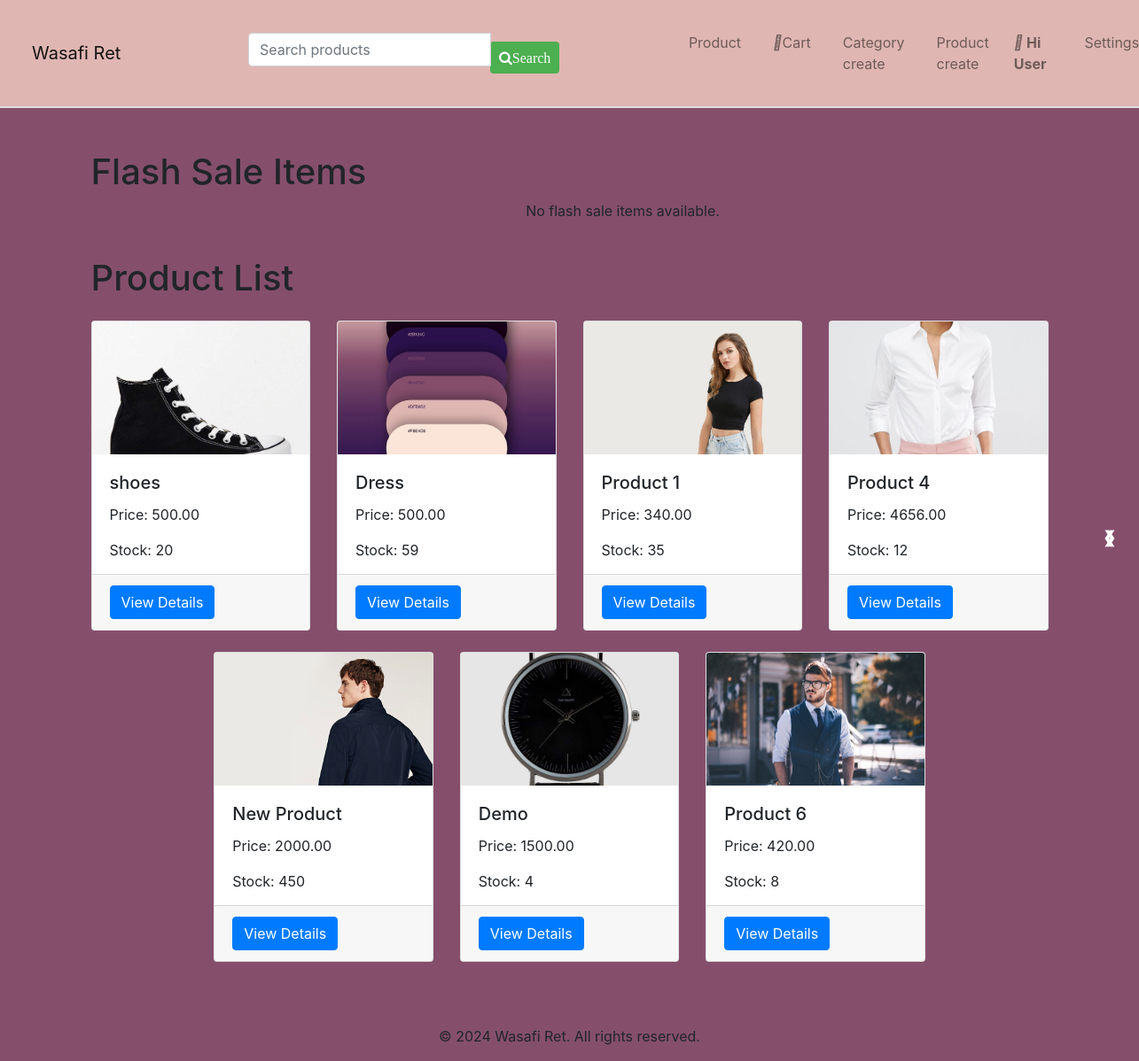
The app's page /, older data.
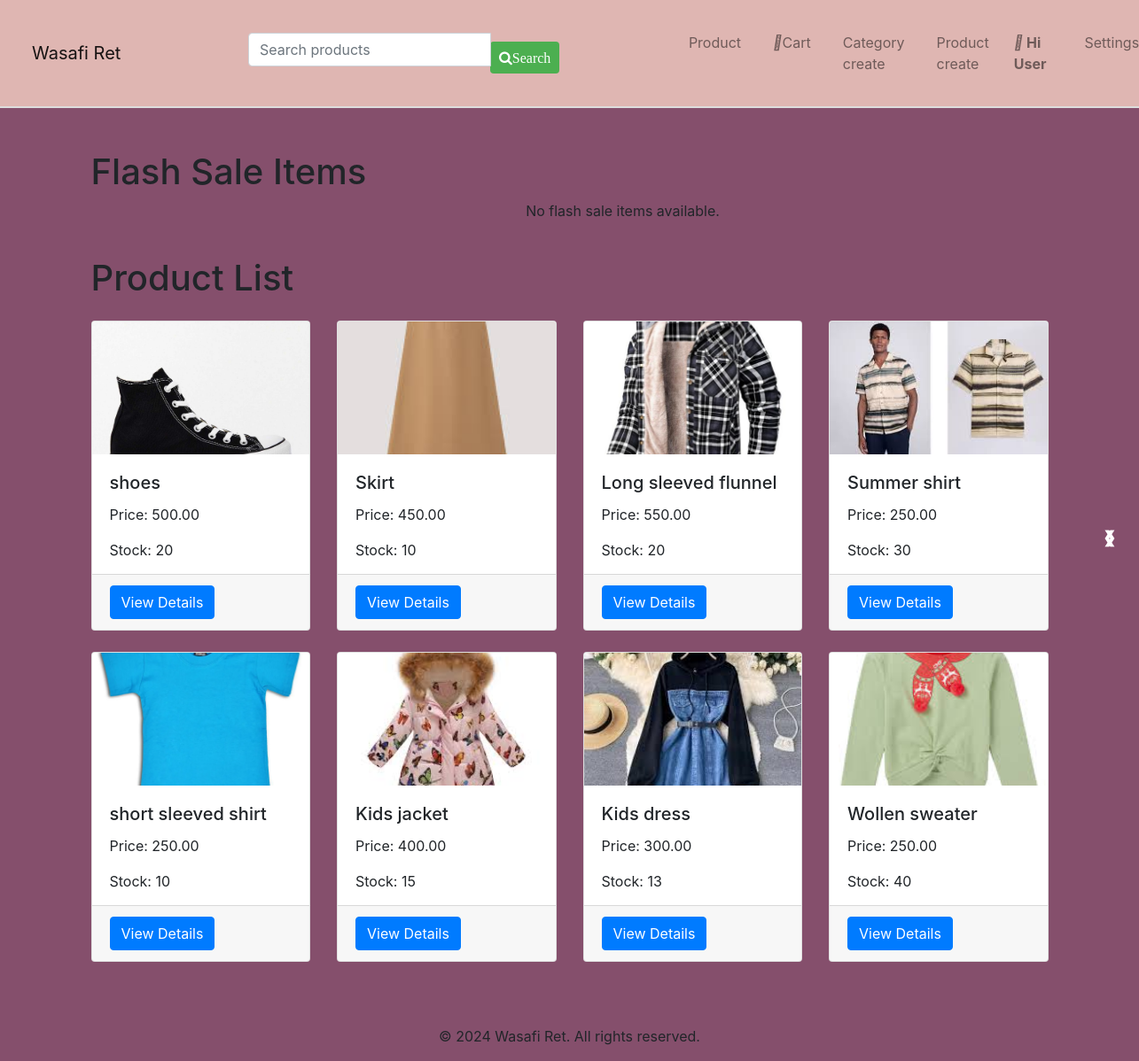
The same page, newer data.
### WasafiRet/models.py (models this page shows, shortened)
class Product(models.Model):
    name=models.CharField(max_length=255)
    description=models.TextField()
    price=models.DecimalField(max_digits=10,decimal_places=2)
    stock=models.IntegerField()
    category=models.ForeignKey(Category,on_delete=models.CASCADE)
    is_active=models.BooleanField(default=True)
    image=models.ImageField(upload_to=',media/images',blank=True,null=True)

### WasafiRet/views.py (the view)
# urls.py: path('',views.product_list,name='product_list'),
def product_list(request):
    products=Product.objects.all()
    current = timezone.now()
    flashsale=Flashsale.objects.filter(start_time__lte=current,end_time__gte=current)
    paginator=Paginator(products,10,orphans=10,allow_empty_first_page=True)
    page=request.GET.get('page')
    try:
         paginated_products=paginator.page(page)
    except PageNotAnInteger:
         paginated_products=paginator.page(1)
    except EmptyPage:
         paginated_products=paginator.page(paginator.num_pages)
    return render(request, 'WasafiRet/product.html',{'products':paginated_products,'flashsale':flashsale})

### WasafiRet/templates/WasafiRet/product.html (shortened to what this page needs)
{% extends 'WasafiRet/base.html' %} {% load static %}  {% block content %}
<div class="container mt-5">
  <h1>Flash Sale Items</h1>
  <div class="slideshow">
    <div class="row mb-4">
      {% for item in flashsale %}
      <div class="myslides">
        <div class="col-md-4 mb-4">
          <a href="{% url 'flashsale' %}">
            <img
              src="{{ item.image.url }}"
              alt="{{ item.name }}"
              class="img-fluid flashsale-img"
            />
          </a>
        </div>
      </div>
      {% empty %}
      <p>No flash sale items available.</p>
      {% endfor %}
    </div>
    <a class="prev" onclick="plusSlides(-1)">&#10094;</a>
    <a class="next" onclick="plusSlides(1)">&#10095;</a>
  </div>
  <h1 class="mb-4">Product List</h1>
  <div class="row">
    {% for product in products %}
    <div class="col-md-3 mb-4">
      <div class="card h-100" style="max-height: 350px">
        {% if product.image %}
        <img
          src="{{ product.image.url }}"
          class="card-img-top"
          alt="Product Image"
        />
        {% else %}
        <img
          src="{% static 'images/default-product.jpg' %}"
          class="card-img-top"
          alt="Default Product Image"
        />
        {% endif %}
        <div class="card-body">
          <h5 class="card-title">{{ product.name }}</h5>
          <p class="card-text">Price: {{ product.price }}</p>
          <p class="card-text">Stock: {{ product.stock }}</p>
        </div>
        <div class="card-footer">
          <a href="{% url 'detail' product.id %}" class="btn btn-primary"
            >View Details</a
          >
        </div>
      </div>
    </div>
    {% endfor %}
  </div>
</div>
{% endblock %}

### WasafiRet/templates/WasafiRet/base.html (shortened to what this page needs)
{% load static %}
<!DOCTYPE html>
<html lang="en">
  <head>
    <link
      rel="stylesheet"
      href="https://stackpath.bootstrapcdn.com/bootstrap/4.5.2/css/bootstrap.min.css"
    />
    <link
      rel="stylesheet"
      href="https://cdnjs.cloudflare.com/ajax/libs/font-awesome/4.7.0/css/font-awesome.min.css"
    />
      <link rel="stylesheet" href="{% static 'css/style.css' %}" />
  </head>
  <body>
    <header>
      <nav class="navbar navbar-expand-lg navbar-light">
        <a class="navbar-brand" href="#">Wasafi Ret</a>
        <div class="col-6 d-flex justify-content-center">
          <form
            class="mx-auto"
            method="POST"
            action="{% url 'search' %}"
          >
            <div class="input-group">
              <input
                class="form-control w-50"
                type="text"
                name="search_query"
                placeholder="Search products"
              />
              <div class="input-group-append">
                <button class="fa fa-search" type="submit">Search</button>
              </div>
            </div>
          </form>
        </div>
        <div class="collapse navbar-collapse" id="navbarNav">
          <ul class="navbar-nav ml-auto">
            <li class="nav-item">
              <a class="nav-link" href="{% url 'product_list' %}">Product</a>
            </li>
            <li class="nav-item">
              <a class="nav-link" href="{% url 'view_cart' %}"><i class="fas fa-shopping-cart"></i>Cart</a>
            </li>
            <li class="nav-item">
              <a class="nav-link" href="{% url 'category_create' %}">Category create</a>
            </li>
             <li class="nav-item">
              <a class="nav-link" href="{% url 'product_create' %}">Product create</a>
            </li>
           <li class="nav-item user-greeting">
            <span class="navbar-text">
<i class= "fas fa-user"></i>
          {% if user.is_authenticated %} Hi {{ user.first_name }} {% else %} Hi
          User {% endif %}</span></li>
           <li class="nav-item dropdown">
        <a class="nav-link dropdown-toggle" href="#" id="navbarDropdown" role="button" data-toggle="dropdown" aria-haspopup="true" aria-expanded="false" >
                  Settings</a>
          </ul>
        </div>
      </nav>
    </header>
    <main class="container mt-5">{% block content %}{% endblock %}</main>
    <footer class="text-center mt-5">
      <p>&copy; 2024 Wasafi Ret. All rights reserved.</p>
    </footer>
  </body>
</html>

### static/css/style.css (style rules this page uses)
button { display: block; width: 100%; padding: 10px; margin-top: 10px; background-color: #4CAF50; color: #fff; border: none; border-radius: 4px; font-size: 16px; cursor: pointer; text-align: center; }
body { background-color: #854f6c; }
header { padding: 20px; background-color: #DFB6B2; border-bottom: 2px solid #ddd; }
.slideshow { margin: 0 auto; width: 150%; max-width: 1200px; }
.row { display: flex; flex-wrap: wrap; justify-content: center; }
.prev, .next { cursor: pointer; position: absolute; top: 50%; width: auto; margin-top: -22px; padding: 16px; color: white; font-weight: bold; font-size: 18px; transition: 0.6s ease; border-radius: 0 3px 3px 0; user-select: none; }
.prev { right: 10px; }
.next { right: 10px; }
.navbar-nav .nav-item { margin-left: 10px; margin-right: 10px; }
.navbar-text { margin-right: 15px; font-weight: bold; color: #333; display: inline-block; list-style:none; }
.user-greeting { list-style: none; margin: 0; padding: 0; }
.card-img-top { width:100%; height:150px; object-fit: cover; }

Row changes from the older to the newer data that the page shows:
removed Product: image (picture), name "Dress", price "500.00", stock "59"
removed Product: image (picture), name "Product 1", price "340.00", stock "35"
removed Product: image (picture), name "Product 4", price "4656.00", stock "12"
removed Product: image (picture), name "New Product", price "2000.00", stock "450"
removed Product: image (picture), name "Demo", price "1500.00", stock "4"
removed Product: image (picture), name "Product 6", price "420.00", stock "8"
added Product: image (picture), name "Skirt", price "450.00", stock "10"
added Product: image (picture), name "Long sleeved flunnel", price "550.00", stock "20"
added Product: image (picture), name "Summer shirt", price "250.00", stock "30"
added Product: image (picture), name "short sleeved shirt", price "250.00", stock "10"
added Product: image (picture), name "Kids jacket", price "400.00", stock "15"
added Product: image (picture), name "Kids dress", price "300.00", stock "13"
added Product: image (picture), name "Wollen sweater", price "250.00", stock "40"
